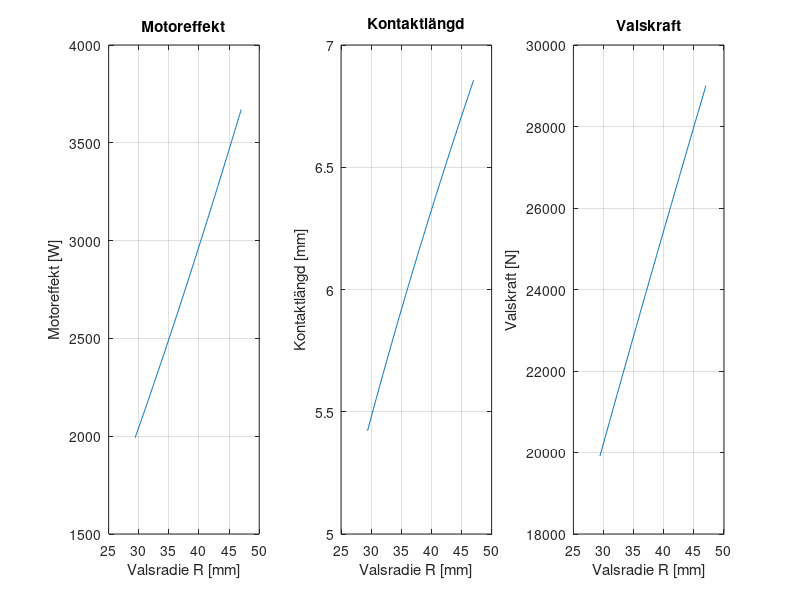

MATLAB code to generate this figure:
clear
clc
% Reservera minne för plottning
x1 = zeros(1,145);
y1 = zeros(1,145);
y2 = zeros(1,145);
y3 = zeros(1,145);
% Indata
h0=1.5; % Plåttjocklek innan valsning, mm
h1=0.5; % Plåttjocklek efter valsning, mm (önskat värde)
sigmaf=50; % Materialets flytspänning i N/mm2
b0=27; % Plåtens bredd före valsning, 27 mm
m=0.5; % Friktionsfaktor, varierar mellan 0 och 1
n=141; % Valsarnas varvtal, varv/min
verkningsgrad=0.8; % Drivlinans verkningsgrad, 80 %
omega=2*pi*n/60; % Vinkelhastighet, rad/s
% Motoreffektgräns
Pmotor_max = 2000; % Max motoreffekt i W
% Startvärde för valsens radie
R = 94/2; % Initial valsradie, mm
% Sätt en mycket liten minskningsfaktor
delta_R = 0.1; % Minskning av radie för varje iteration
% Effektberäkning i en while-loop tills motoreffekten är under 2000 W
Pmotor = inf; % Startvärde för motoreffekten (infinit)
ii = 1;
while Pmotor > Pmotor_max && R > 0
    deltah = h0 - h1;
    hmedel = (h0 + h1)/2;
    L = sqrt(R * deltah);
    F = (1/sqrt(3)) * sigmaf * L * b0 * (2 + m * L / hmedel);
    Mv = F * L;
    Pvals = Mv * omega * 0.001; % Omvandla Nmm till Nm för effektberäkning
    Pmotor = Pvals / verkningsgrad;
    
    % Spara värden för plottning
    x1(ii) = R;
    y1(ii) = Pmotor;
    y2(ii) = L;
    y3(ii) = F;
    
    % Minska radien
    R = R - delta_R;
    ii = ii + 1;
end
% Plotting the results
figure;
subplot(1,3,1);
plot(x1(1:ii-1), y1(1:ii-1));
grid;
title('Motoreffekt');
xlabel('Valsradie R [mm]'); ylabel('Motoreffekt [W]');
subplot(1,3,2);
plot(x1(1:ii-1), y2(1:ii-1));
grid;
title('Kontaktlängd');
xlabel('Valsradie R [mm]'); ylabel('Kontaktlängd [mm]');
subplot(1,3,3);
plot(x1(1:ii-1), y3(1:ii-1));
grid;
title('Valskraft');
xlabel('Valsradie R [mm]'); ylabel('Valskraft [N]');
% Skriv ut resultat
fprintf('Minsta valsradie som ger en motoreffekt under 2000 W: %.2f mm\n', R + delta_R);
